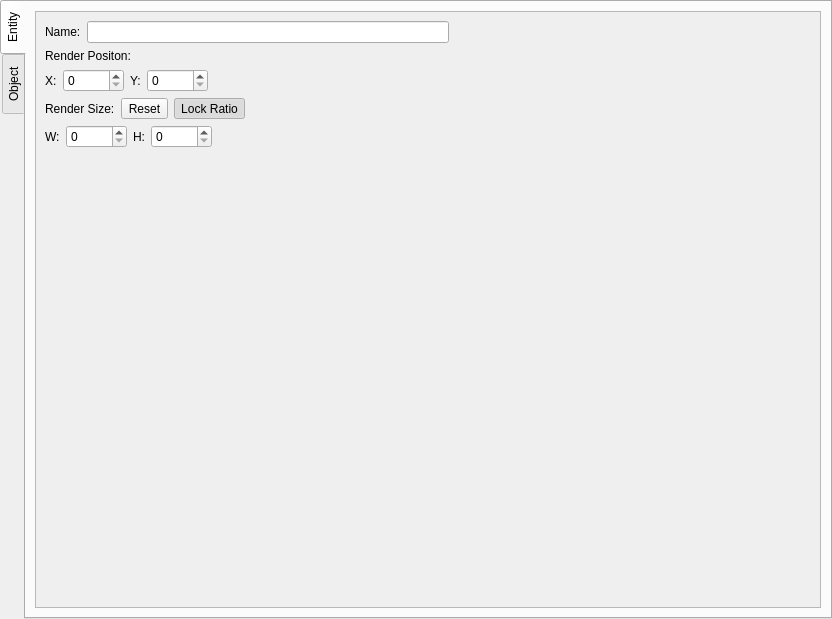
<?xml version="1.0" encoding="UTF-8"?>
<ui version="4.0">
 <class>RenderEntityPropertiesTab</class>
 <widget class="QTabWidget" name="RenderEntityPropertiesTab">
  <property name="geometry">
   <rect>
    <x>0</x>
    <y>0</y>
    <width>832</width>
    <height>619</height>
   </rect>
  </property>
  <property name="windowTitle">
   <string>TabWidget</string>
  </property>
  <property name="tabPosition">
   <enum>QTabWidget::West</enum>
  </property>
  <property name="currentIndex">
   <number>0</number>
  </property>
  <widget class="QWidget" name="entityTab">
   <attribute name="title">
    <string>Entity</string>
   </attribute>
   <layout class="QGridLayout" name="gridLayout">
    <item row="0" column="0">
     <widget class="QScrollArea" name="scrollArea">
      <property name="widgetResizable">
       <bool>true</bool>
      </property>
      <widget class="QWidget" name="entityProperties_ScrollArea">
       <property name="geometry">
        <rect>
         <x>0</x>
         <y>0</y>
         <width>780</width>
         <height>595</height>
        </rect>
       </property>
       <layout class="QGridLayout" name="gridLayout_2">
        <item row="0" column="0">
         <layout class="QVBoxLayout" name="verticalLayout">
          <item>
           <layout class="QHBoxLayout" name="horizontalLayout_6">
            <property name="topMargin">
             <number>0</number>
            </property>
            <item>
             <widget class="QLabel" name="label_7">
              <property name="text">
               <string>Name:</string>
              </property>
             </widget>
            </item>
            <item>
             <widget class="QLineEdit" name="entityName_LineEdit">
              <property name="readOnly">
               <bool>true</bool>
              </property>
             </widget>
            </item>
            <item>
             <spacer name="horizontalSpacer_4">
              <property name="orientation">
               <enum>Qt::Horizontal</enum>
              </property>
              <property name="sizeHint" stdset="0">
               <size>
                <width>40</width>
                <height>20</height>
               </size>
              </property>
             </spacer>
            </item>
           </layout>
          </item>
          <item>
           <widget class="QLabel" name="label">
            <property name="text">
             <string>Render Positon:</string>
            </property>
           </widget>
          </item>
          <item>
           <layout class="QHBoxLayout" name="horizontalLayout">
            <item>
             <widget class="QLabel" name="label_2">
              <property name="text">
               <string>X:</string>
              </property>
             </widget>
            </item>
            <item>
             <widget class="QSpinBox" name="entityPositionX_spin">
              <property name="maximum">
               <number>10000</number>
              </property>
             </widget>
            </item>
            <item>
             <widget class="QLabel" name="label_3">
              <property name="text">
               <string>Y:</string>
              </property>
             </widget>
            </item>
            <item>
             <widget class="QSpinBox" name="entityPositionY_spin">
              <property name="maximum">
               <number>10000</number>
              </property>
             </widget>
            </item>
            <item>
             <spacer name="horizontalSpacer_2">
              <property name="orientation">
               <enum>Qt::Horizontal</enum>
              </property>
              <property name="sizeHint" stdset="0">
               <size>
                <width>40</width>
                <height>20</height>
               </size>
              </property>
             </spacer>
            </item>
           </layout>
          </item>
          <item>
           <layout class="QHBoxLayout" name="horizontalLayout_4">
            <item>
             <widget class="QLabel" name="label_4">
              <property name="text">
               <string>Render Size:</string>
              </property>
             </widget>
            </item>
            <item>
             <widget class="QToolButton" name="resetSize_Button">
              <property name="text">
               <string>Reset</string>
              </property>
             </widget>
            </item>
            <item>
             <widget class="QToolButton" name="keepRatio_Button">
              <property name="text">
               <string>Lock Ratio</string>
              </property>
              <property name="checkable">
               <bool>true</bool>
              </property>
              <property name="checked">
               <bool>true</bool>
              </property>
             </widget>
            </item>
            <item>
             <spacer name="horizontalSpacer">
              <property name="orientation">
               <enum>Qt::Horizontal</enum>
              </property>
              <property name="sizeHint" stdset="0">
               <size>
                <width>40</width>
                <height>20</height>
               </size>
              </property>
             </spacer>
            </item>
           </layout>
          </item>
          <item>
           <layout class="QHBoxLayout" name="horizontalLayout_3">
            <item>
             <widget class="QLabel" name="label_5">
              <property name="text">
               <string>W:</string>
              </property>
             </widget>
            </item>
            <item>
             <widget class="QSpinBox" name="entitySizeWidth_spin">
              <property name="maximum">
               <number>10000</number>
              </property>
             </widget>
            </item>
            <item>
             <widget class="QLabel" name="label_6">
              <property name="text">
               <string>H:</string>
              </property>
             </widget>
            </item>
            <item>
             <widget class="QSpinBox" name="entitySizeHeight_spin">
              <property name="maximum">
               <number>10000</number>
              </property>
             </widget>
            </item>
            <item>
             <spacer name="horizontalSpacer_3">
              <property name="orientation">
               <enum>Qt::Horizontal</enum>
              </property>
              <property name="sizeHint" stdset="0">
               <size>
                <width>40</width>
                <height>20</height>
               </size>
              </property>
             </spacer>
            </item>
           </layout>
          </item>
          <item>
           <spacer name="verticalSpacer">
            <property name="orientation">
             <enum>Qt::Vertical</enum>
            </property>
            <property name="sizeHint" stdset="0">
             <size>
              <width>20</width>
              <height>40</height>
             </size>
            </property>
           </spacer>
          </item>
         </layout>
        </item>
       </layout>
      </widget>
     </widget>
    </item>
   </layout>
  </widget>
  <widget class="QWidget" name="objectTab">
   <attribute name="title">
    <string>Object</string>
   </attribute>
   <layout class="QVBoxLayout" name="verticalLayout_2">
    <item>
     <widget class="QScrollArea" name="scrollArea_2">
      <property name="widgetResizable">
       <bool>true</bool>
      </property>
      <widget class="QWidget" name="objectProperties_ScrollArea">
       <property name="geometry">
        <rect>
         <x>0</x>
         <y>0</y>
         <width>780</width>
         <height>595</height>
        </rect>
       </property>
       <layout class="QGridLayout" name="gridLayout_3">
        <item row="0" column="0">
         <layout class="QVBoxLayout" name="verticalLayout_5">
          <item>
           <widget class="QGroupBox" name="frictionCircle_GroupBox">
            <property name="title">
             <string>Friction Circle</string>
            </property>
            <layout class="QVBoxLayout" name="verticalLayout_4">
             <item>
              <layout class="QHBoxLayout" name="horizontalLayout_7">
               <item>
                <widget class="QLabel" name="label_8">
                 <property name="text">
                  <string>Border Color:</string>
                 </property>
                </widget>
               </item>
               <item>
                <widget class="ColorPicker" name="frictionCircleBorder_ColorPicker">
                 <property name="text">
                  <string/>
                 </property>
                </widget>
               </item>
               <item>
                <spacer name="horizontalSpacer_5">
                 <property name="orientation">
                  <enum>Qt::Horizontal</enum>
                 </property>
                 <property name="sizeHint" stdset="0">
                  <size>
                   <width>40</width>
                   <height>20</height>
                  </size>
                 </property>
                </spacer>
               </item>
              </layout>
             </item>
             <item>
              <layout class="QHBoxLayout" name="horizontalLayout_10">
               <property name="topMargin">
                <number>0</number>
               </property>
               <item>
                <widget class="QLabel" name="label_11">
                 <property name="text">
                  <string>Tail Length:</string>
                 </property>
                </widget>
               </item>
               <item>
                <widget class="QSpinBox" name="taillength_spin">
                 <property name="maximum">
                  <number>100</number>
                 </property>
                </widget>
               </item>
               <item>
                <spacer name="horizontalSpacer_8">
                 <property name="orientation">
                  <enum>Qt::Horizontal</enum>
                 </property>
                 <property name="sizeHint" stdset="0">
                  <size>
                   <width>40</width>
                   <height>20</height>
                  </size>
                 </property>
                </spacer>
               </item>
              </layout>
             </item>
             <item>
              <layout class="QHBoxLayout" name="horizontalLayout_8">
               <item>
                <widget class="QLabel" name="label_9">
                 <property name="text">
                  <string>Tail Color:</string>
                 </property>
                </widget>
               </item>
               <item>
                <widget class="ColorPicker" name="frictionCircleTail_ColorPicker">
                 <property name="text">
                  <string/>
                 </property>
                </widget>
               </item>
               <item>
                <spacer name="horizontalSpacer_6">
                 <property name="orientation">
                  <enum>Qt::Horizontal</enum>
                 </property>
                 <property name="sizeHint" stdset="0">
                  <size>
                   <width>40</width>
                   <height>20</height>
                  </size>
                 </property>
                </spacer>
               </item>
              </layout>
             </item>
             <item>
              <layout class="QHBoxLayout" name="horizontalLayout_9">
               <item>
                <widget class="QLabel" name="label_10">
                 <property name="text">
                  <string>Dot Color:</string>
                 </property>
                </widget>
               </item>
               <item>
                <widget class="ColorPicker" name="frictionCircleDot_ColorPicker">
                 <property name="text">
                  <string/>
                 </property>
                </widget>
               </item>
               <item>
                <spacer name="horizontalSpacer_7">
                 <property name="orientation">
                  <enum>Qt::Horizontal</enum>
                 </property>
                 <property name="sizeHint" stdset="0">
                  <size>
                   <width>40</width>
                   <height>20</height>
                  </size>
                 </property>
                </spacer>
               </item>
              </layout>
             </item>
             <item>
              <spacer name="verticalSpacer_2">
               <property name="orientation">
                <enum>Qt::Vertical</enum>
               </property>
               <property name="sizeHint" stdset="0">
                <size>
                 <width>20</width>
                 <height>120</height>
                </size>
               </property>
              </spacer>
             </item>
            </layout>
           </widget>
          </item>
          <item>
           <widget class="QGroupBox" name="lapTimer_GroupBox">
            <property name="title">
             <string>Lap Timer</string>
            </property>
           </widget>
          </item>
          <item>
           <widget class="QGroupBox" name="speedometer_GroupBox">
            <property name="title">
             <string>Speedometer</string>
            </property>
           </widget>
          </item>
          <item>
           <widget class="QGroupBox" name="telemetryPrintout_GroupBox">
            <property name="title">
             <string>Telemetry Printout</string>
            </property>
           </widget>
          </item>
          <item>
           <widget class="QGroupBox" name="textObject_GroupBox">
            <property name="title">
             <string>Text Object</string>
            </property>
           </widget>
          </item>
          <item>
           <widget class="QGroupBox" name="trackMap_GroupBox">
            <property name="title">
             <string>Track Map</string>
            </property>
           </widget>
          </item>
          <item>
           <widget class="QGroupBox" name="video_GroupBox">
            <property name="title">
             <string>Video Object</string>
            </property>
           </widget>
          </item>
         </layout>
        </item>
       </layout>
      </widget>
     </widget>
    </item>
   </layout>
  </widget>
 </widget>
 <customwidgets>
  <customwidget>
   <class>ColorPicker</class>
   <extends>QPushButton</extends>
   <header>ColorPicker.h</header>
  </customwidget>
 </customwidgets>
 <resources/>
 <connections/>
</ui>
